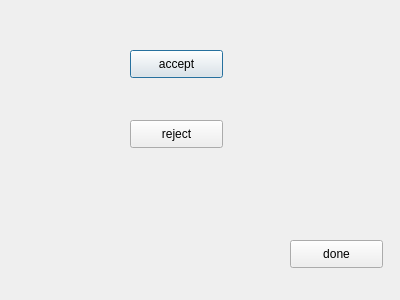
<?xml version="1.0" encoding="UTF-8"?>
<ui version="4.0">
 <class>MyDialog</class>
 <widget class="QDialog" name="MyDialog">
  <property name="geometry">
   <rect>
    <x>0</x>
    <y>0</y>
    <width>400</width>
    <height>300</height>
   </rect>
  </property>
  <property name="windowTitle">
   <string>Dialog</string>
  </property>
  <widget class="QPushButton" name="ac">
   <property name="geometry">
    <rect>
     <x>130</x>
     <y>50</y>
     <width>93</width>
     <height>28</height>
    </rect>
   </property>
   <property name="text">
    <string>accept</string>
   </property>
  </widget>
  <widget class="QPushButton" name="re">
   <property name="geometry">
    <rect>
     <x>130</x>
     <y>120</y>
     <width>93</width>
     <height>28</height>
    </rect>
   </property>
   <property name="text">
    <string>reject</string>
   </property>
  </widget>
  <widget class="QPushButton" name="do_2">
   <property name="geometry">
    <rect>
     <x>290</x>
     <y>240</y>
     <width>93</width>
     <height>28</height>
    </rect>
   </property>
   <property name="text">
    <string>done</string>
   </property>
  </widget>
 </widget>
 <resources/>
 <connections/>
</ui>
